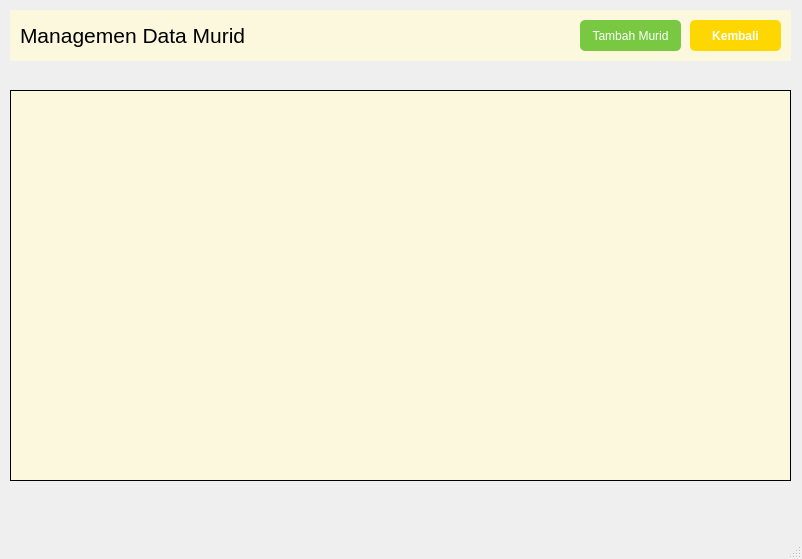
<?xml version="1.0" encoding="UTF-8"?>
<ui version="4.0">
 <class>SecondWindow</class>
 <widget class="QMainWindow" name="SecondWindow">
  <property name="geometry">
   <rect>
    <x>0</x>
    <y>0</y>
    <width>802</width>
    <height>559</height>
   </rect>
  </property>
  <property name="windowTitle">
   <string>MainWindow</string>
  </property>
  <widget class="QWidget" name="centralwidget">
   <widget class="QWidget" name="verticalLayoutWidget">
    <property name="geometry">
     <rect>
      <x>0</x>
      <y>0</y>
      <width>801</width>
      <height>511</height>
     </rect>
    </property>
    <layout class="QVBoxLayout" name="verticalLayout">
     <item>
      <widget class="QWidget" name="widget" native="true">
       <widget class="QWidget" name="horizontalLayoutWidget">
        <property name="geometry">
         <rect>
          <x>10</x>
          <y>10</y>
          <width>781</width>
          <height>51</height>
         </rect>
        </property>
        <layout class="QHBoxLayout" name="horizontalLayout">
         <item>
          <widget class="QWidget" name="widget_2" native="true">
           <property name="styleSheet">
            <string notr="true">background: #FCF8DD;</string>
           </property>
           <widget class="QLabel" name="label">
            <property name="geometry">
             <rect>
              <x>10</x>
              <y>10</y>
              <width>241</width>
              <height>31</height>
             </rect>
            </property>
            <property name="font">
             <font>
              <pointsize>16</pointsize>
             </font>
            </property>
            <property name="text">
             <string>Managemen Data Murid</string>
            </property>
           </widget>
           <widget class="QPushButton" name="pushButton">
            <property name="geometry">
             <rect>
              <x>570</x>
              <y>10</y>
              <width>101</width>
              <height>31</height>
             </rect>
            </property>
            <property name="styleSheet">
             <string notr="true">QPushButton {
    background-color: #78C841;
    color: white;
    border: none;
    padding: 10px;
    border-radius: 5px;
}

QPushButton:hover {
    background-color: #2980b9;
}</string>
            </property>
            <property name="text">
             <string>Tambah Murid</string>
            </property>
           </widget>
           <widget class="QPushButton" name="pushButton_2">
            <property name="geometry">
             <rect>
              <x>680</x>
              <y>10</y>
              <width>91</width>
              <height>31</height>
             </rect>
            </property>
            <property name="font">
             <font>
              <bold>true</bold>
             </font>
            </property>
            <property name="styleSheet">
             <string notr="true">QPushButton {
    background-color: #FFD700;
    color: white;
    border: none;
    padding: 10px;
    border-radius: 5px;
}

QPushButton:hover {
    background-color: #2980b9;
}</string>
            </property>
            <property name="text">
             <string>Kembali</string>
            </property>
           </widget>
          </widget>
         </item>
        </layout>
       </widget>
       <widget class="QWidget" name="verticalLayoutWidget_2">
        <property name="geometry">
         <rect>
          <x>10</x>
          <y>90</y>
          <width>781</width>
          <height>391</height>
         </rect>
        </property>
        <layout class="QVBoxLayout" name="verticalLayout_2">
         <item>
          <widget class="QWidget" name="widget_3" native="true">
           <property name="styleSheet">
            <string notr="true">background: #FCF8DD;
border: 1px solid black;</string>
           </property>
          </widget>
         </item>
        </layout>
       </widget>
      </widget>
     </item>
    </layout>
   </widget>
  </widget>
  <widget class="QMenuBar" name="menubar">
   <property name="geometry">
    <rect>
     <x>0</x>
     <y>0</y>
     <width>802</width>
     <height>22</height>
    </rect>
   </property>
  </widget>
  <widget class="QStatusBar" name="statusbar"/>
 </widget>
 <resources/>
 <connections/>
</ui>
